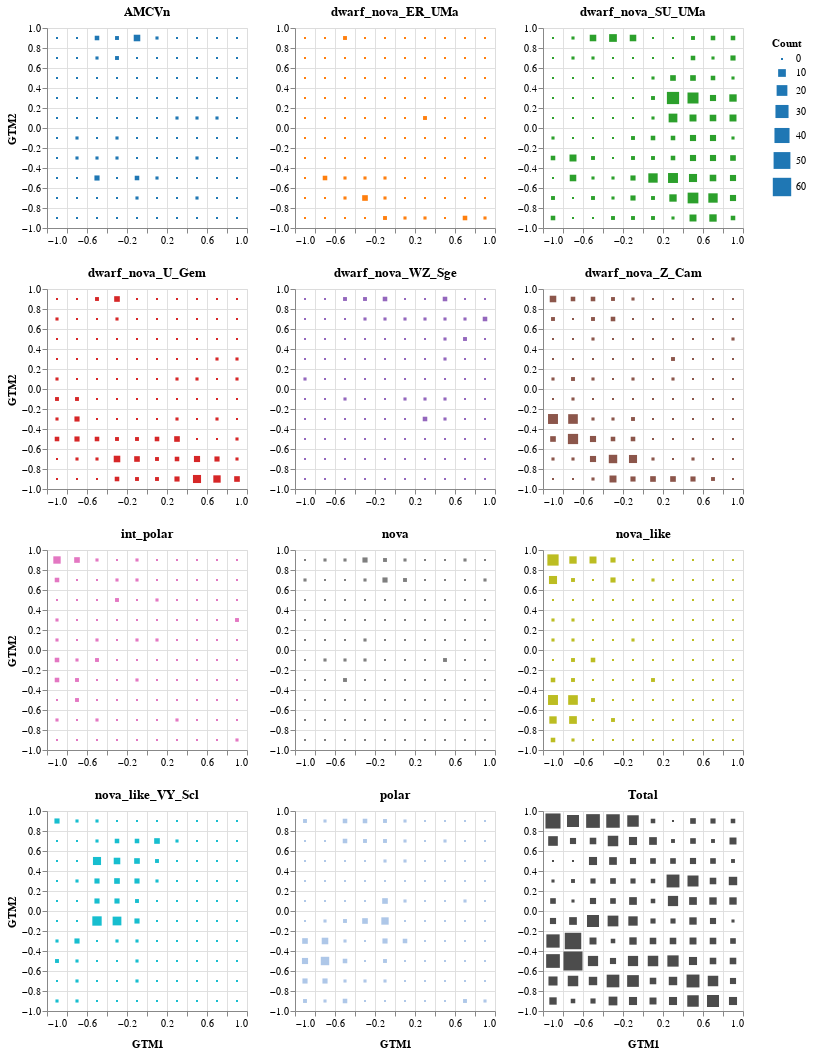

This figure's notebook cell:
### Code cell
# Each example in data space is asociated with a location in 2D space. The mapping depends on using either
# matMeans, or matModes. For example if a dataspace example is associated with a particular node, the mean position
# or median position of the datapoints associated with that Gaussian are used to map it to a point in 2D space. During training,
# the Gaussian center is alocated a position in data space based on the mean or median of points associated with it based on 
# responsibility. It is this mean or median that is used in combination with the wieghted contributions of all Gaussians
# that is used to to map the data point to 2D space. Subsequently, we can create a histogram of locations of each example in 2D space. Therefore,
# matMeans and matModes contains the positions of example in 2D space. 
# Create a 2D histogram, H contains the histogram values in a 2D array, this can be used to generate our plot with altair.
# This is like the number of examples associated with each cluster.

# Generate a 2D histogram of the GTM modes
H, xedges, yedges = np.histogram2d(gtm_model.matModes[:,0],gtm_model.matModes[:,1],[k,k])

# Create a dataframe of the histogram values
dfmap = pd.DataFrame(gtm_model.matX, columns=["x1", "x2"])
dfmap['Count'] = H.flatten() 
x1vals = dfmap['x1'].unique()
x2vals = dfmap['x2'].unique()
for count, i in enumerate(x1vals):
    dfmap.loc[dfmap['x1']==i, 'xnode'] = count
for count, i in enumerate(x2vals):
    dfmap.loc[dfmap['x2']==i, 'ynode'] = count

# Create a chart of the 2D histogram
chart_all = alt.Chart(dfmap).mark_square().encode(
    x=alt.X('x1', bin=alt.Bin(minstep=0.1), title='GTM1'),
    y=alt.Y('x2', bin=alt.Bin(minstep=0.1), title=None),
    # set a specific colour of black and adjust the alpha
    color = alt.value('black'),
    # adjust the alpha
    opacity=alt.value(0.7),
    # color = alt.Color('size:Q',
    #                   scale=alt.Scale(scheme='viridis')),
    # color=alt.Color('label:Q',
    #                scale=alt.Scale(scheme='viridis')),
    size='Count',
    tooltip=['x1','x2','Count','xnode:Q','ynode:Q'],
    #opacity='density'
).properties(title='Total', width = 200, height = 200)

def plotdfmap(df, colour, title, axislabelx, axislabely):
    dfmap = alt.Chart(df).mark_square().encode(
        x=alt.X('x1', bin=alt.Bin(minstep=0.1), title=axislabelx),
        y=alt.Y('x2', bin=alt.Bin(minstep=0.1), title=axislabely),
        color = alt.value(colour),
        opacity=alt.value(1),
        # color=alt.Color('label:Q',
        #                scale=alt.Scale(scheme='viridis')),
        size='Count',
        tooltip=['x1','x2','Count','xnode:Q','ynode:Q'],
        #opacity='density'
        ).properties(width = 200, height = 200, title=title)
    
    return dfmap


dfmapcv = []
dfmapcvplot = []
# matplotlib colour scheme for tab20 in a list
clr_range = ['#1f77b4','#ff7f0e','#2ca02c','#d62728','#9467bd',
             '#8c564b','#e377c2','#7f7f7f','#bcbd22','#17becf',
             '#aec7e8','#ffbb78','#98df8a','#ff9896','#c5b0d5',
             '#c49c94','#f7b6d2','#c7c7c7','#dbdb8d','#9edae5']

i=0
for cv in np.unique(df_gtm_X['label']):
    df_gtm_X_cv = df_gtm_X[df_gtm_X['label']==cv].reset_index(drop=True)
    H2, xedges2, yedges2 = np.histogram2d(x=df_gtm_X_cv['GTM1'],y=df_gtm_X_cv['GTM2'], bins=[xedges,yedges])
    # print(xedges2, yedges2)
    dfmap_class = pd.DataFrame(gtm_model.matX, columns=["x1", "x2"])
    dfmap_class['Count'] = H2.flatten()
    for count, j in enumerate(x1vals):
        dfmap_class.loc[dfmap['x1']==j, 'xnode'] = count
    for count, j in enumerate(x2vals):
        dfmap_class.loc[dfmap['x2']==j, 'ynode'] = count

    dfmapcv.append(dfmap_class)
    if cv == 'AMCVn':
        dfmapcvplot.append(plotdfmap(dfmap_class, clr_range[i], title=cv, axislabelx=None, axislabely='GTM2'))
    elif cv == 'dwarf_nova_U_Gem':
        dfmapcvplot.append(plotdfmap(dfmap_class, clr_range[i], title=cv, axislabelx=None, axislabely='GTM2'))
    elif cv == 'int_polar':
        dfmapcvplot.append(plotdfmap(dfmap_class, clr_range[i], title=cv, axislabelx=None, axislabely='GTM2'))
    elif cv == 'nova_like_VY_Scl':
        dfmapcvplot.append(plotdfmap(dfmap_class, clr_range[i], title=cv, axislabelx='GTM1', axislabely='GTM2'))
    elif cv == 'polar':
        dfmapcvplot.append(plotdfmap(dfmap_class, clr_range[i], title=cv, axislabelx='GTM1', axislabely=None))
    else:
        dfmapcvplot.append(plotdfmap(dfmap_class, clr_range[i], title=cv, axislabelx=None, axislabely=None))
    i+=1

dfmapchart = alt.vconcat()

row1 = dfmapcvplot[0] | dfmapcvplot[1] | dfmapcvplot[2]
row2 = dfmapcvplot[3] | dfmapcvplot[4] | dfmapcvplot[5]
row3 = dfmapcvplot[6] | dfmapcvplot[7] | dfmapcvplot[8]
row4 = dfmapcvplot[9] | dfmapcvplot[10] | chart_all

dfmapchart = row1 & row2 & row3 & row4
# different colour for each class

# Set color scheme after concatenating charts
dfmapchart = dfmapchart.configure_legend(
    # set the tick count to 10
    tickCount=7,
    padding=10,
    
)

# set the grid parameters
dfmapchart = dfmapchart.configure_axis(
    grid=True,
    gridOpacity=1,
    gridWidth=0.9,
)

dfmapchart = dfmapchart.configure_axisX(
    titlePadding=10,
)

dfmapchart
